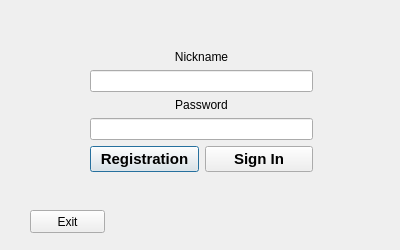
<?xml version="1.0" encoding="UTF-8"?>
<ui version="4.0">
 <class>signin_signup</class>
 <widget class="QDialog" name="signin_signup">
  <property name="enabled">
   <bool>true</bool>
  </property>
  <property name="geometry">
   <rect>
    <x>0</x>
    <y>0</y>
    <width>400</width>
    <height>250</height>
   </rect>
  </property>
  <property name="sizePolicy">
   <sizepolicy hsizetype="Preferred" vsizetype="Preferred">
    <horstretch>0</horstretch>
    <verstretch>0</verstretch>
   </sizepolicy>
  </property>
  <property name="minimumSize">
   <size>
    <width>400</width>
    <height>250</height>
   </size>
  </property>
  <property name="maximumSize">
   <size>
    <width>400</width>
    <height>250</height>
   </size>
  </property>
  <property name="windowTitle">
   <string>Dialog</string>
  </property>
  <widget class="QWidget" name="layoutWidget">
   <property name="geometry">
    <rect>
     <x>90</x>
     <y>50</y>
     <width>223</width>
     <height>122</height>
    </rect>
   </property>
   <layout class="QVBoxLayout" name="verticalLayout_2">
    <item>
     <layout class="QVBoxLayout" name="verticalLayout">
      <item>
       <widget class="QLabel" name="label">
        <property name="text">
         <string>Nickname</string>
        </property>
        <property name="alignment">
         <set>Qt::AlignCenter</set>
        </property>
       </widget>
      </item>
      <item>
       <widget class="QLineEdit" name="client_name"/>
      </item>
      <item>
       <widget class="QLabel" name="label_2">
        <property name="text">
         <string>Password</string>
        </property>
        <property name="alignment">
         <set>Qt::AlignCenter</set>
        </property>
       </widget>
      </item>
      <item>
       <widget class="QLineEdit" name="client_password"/>
      </item>
     </layout>
    </item>
    <item>
     <layout class="QHBoxLayout" name="horizontalLayout">
      <item>
       <widget class="QPushButton" name="RegistrationButton">
        <property name="font">
         <font>
          <pointsize>11</pointsize>
          <weight>75</weight>
          <bold>true</bold>
         </font>
        </property>
        <property name="text">
         <string>Registration</string>
        </property>
       </widget>
      </item>
      <item>
       <widget class="QPushButton" name="SignInFirstButton">
        <property name="font">
         <font>
          <pointsize>11</pointsize>
          <weight>75</weight>
          <bold>true</bold>
         </font>
        </property>
        <property name="text">
         <string>Sign In</string>
        </property>
       </widget>
      </item>
     </layout>
    </item>
   </layout>
  </widget>
  <widget class="QPushButton" name="ExitButton">
   <property name="geometry">
    <rect>
     <x>30</x>
     <y>210</y>
     <width>75</width>
     <height>23</height>
    </rect>
   </property>
   <property name="text">
    <string>Exit</string>
   </property>
  </widget>
 </widget>
 <resources/>
 <connections>
  <connection>
   <sender>client_password</sender>
   <signal>textEdited(QString)</signal>
   <receiver>signin_signup</receiver>
   <slot>set_name_pw(QString)</slot>
   <hints>
    <hint type="sourcelabel">
     <x>191</x>
     <y>141</y>
    </hint>
    <hint type="destinationlabel">
     <x>199</x>
     <y>149</y>
    </hint>
   </hints>
  </connection>
  <connection>
   <sender>client_name</sender>
   <signal>textEdited(QString)</signal>
   <receiver>signin_signup</receiver>
   <slot>set_name_pw(QString)</slot>
   <hints>
    <hint type="sourcelabel">
     <x>191</x>
     <y>112</y>
    </hint>
    <hint type="destinationlabel">
     <x>199</x>
     <y>149</y>
    </hint>
   </hints>
  </connection>
 </connections>
 <slots>
  <slot>set_name_pw(QString)</slot>
 </slots>
</ui>
